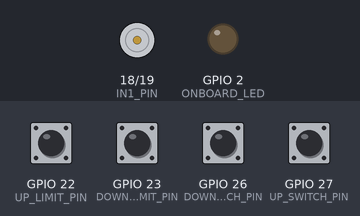
Recording of a sketch running on a simulated ESP32. On the bench: motor-driver pin pairs drawn as motors (green arrow = first pin HIGH = forward, orange = second pin HIGH = backward, longer = more drive, scaled by the enable pin), output pins drawn as LEDs (lit = HIGH). Inputs (shaded band) come from the test bench; at power-on: GPIO 22 (UP_LIMIT_PIN), GPIO 23 (DOWN_LIMIT_PIN), GPIO 26 (DOWN_SWITCH_PIN), GPIO 27 (UP_SWITCH_PIN) HIGH. WiFi joins after 1.5 s; servers stay silent unless stated; what the sketch prints to the serial monitor is not drawn.

Above: at 2.7 s.
2.8 s: GPIO 26 (DOWN_SWITCH_PIN) pulled LOW for 1 s
At 2.95 s:
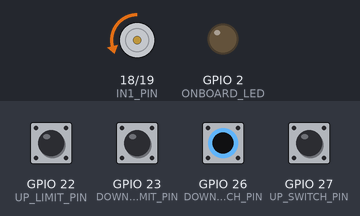
5.3 s: GPIO 27 (UP_SWITCH_PIN) pulled LOW for 0.15 s
At 6.6 s:
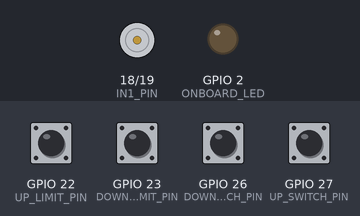
6.9 s: GPIO 27 (UP_SWITCH_PIN) pulled LOW for 1 s
At 7.05 s:
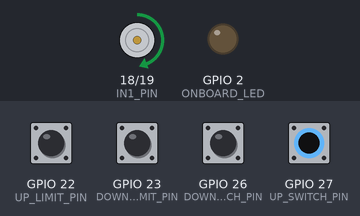
9.4 s: GPIO 26 (DOWN_SWITCH_PIN) pulled LOW for 0.15 s
Timing chart, 0 to 12.4 s (numbered marks = the images above; inputs shaded):
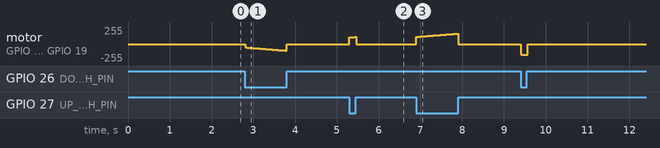

Measured:
- after the input at 5.3 s, motor on GPIO 18 (IN1_PIN) / GPIO 19 (IN2_PIN): rises from stopped to forward 107/255 in 0.14 s, then falls to stopped in 0.02 s
- after the input at 6.9 s, motor on GPIO 18 (IN1_PIN) / GPIO 19 (IN2_PIN): rises from stopped to forward 156/255 in 0.98 s, then falls to stopped in 0.02 s

The sketch:

ScissorLifterFinalCodeESp32LocalWiFisketch_may8a.ino
```cpp
#include <WiFi.h>
#include <WebServer.h>
#include <WebSocketsServer.h>
#include <ArduinoJson.h>

const char *ssid = "IoT Scissor Lifter";  // Name of the Access Point
const char *password = "8860055120";      // Password for the Access Point

WebServer server(80);
WebSocketsServer webSocket = WebSocketsServer(81);  // WebSocket server on port 81

#define ENA_PIN 5           // PWM pin for motor speed control
#define IN1_PIN 18          // Motor direction control pin 1
#define IN2_PIN 19          // Motor direction control pin 2
#define UP_LIMIT_PIN 22     // Up limit switch pin
#define DOWN_LIMIT_PIN 23   // Down limit switch pin
#define UP_SWITCH_PIN 27    // Up switch pin
#define DOWN_SWITCH_PIN 26  // Down switch pin
#define RAMP_INTERVAL 20    // Time interval between speed increments (in milliseconds)
#define ONBOARD_LED 2       // Onboard LED pin

int speed = 190;             // Variable to store the motor speed
int direction;               // Variable to store the motor direction (0 - stop, 1 - up, 2 - down)
int currentSpeed = 50;       // Variable to store the current motor speed
bool upLimitSwitchStatus;    // Variable to indicate up limit switch state
bool downLimitSwitchStatus;  // Variable to indicate down limit switch state

void handleRoot() {
  Serial.println("Handling Root Request");
  server.send(200, "text/html", R"=====(
<!DOCTYPE html>
<html>
<head>
  <title>FuturisticIOx +918860055120 Wifi Controlled Hydraulic Scissor Lifter</title>
  <meta name="viewport" content="width=device-width, initial-scale=1">
  <style>
    body {
      font-family: Arial, sans-serif;
      background-color: #f0f0f0;
      margin: 0;
      padding: 0;
    }

    .container {
      text-align: center;
      margin-top: 20px;
      background-color: #ffffff;
      border-radius: 10px;
      box-shadow: 0 0 10px rgba(0, 0, 0, 0.1);
      padding: 20px;
      max-width: 400px;
      margin: 0 auto;
    }

    h1 {
      font-size: 24px;
      color: #333333;
    }

    .button-selected {
      background-color: red !important; /* Change button color to red */
    }

    button {
      margin: 10px;
      padding: 15px 30px;
      font-size: 18px;
      background-color: #4CAF50;
      color: white;
      border: none;
      border-radius: 5px;
      cursor: pointer;
    }

    button:hover {
      background-color: #45a049;
    }

    input[type="range"] {
      width: 80%;
      margin-top: 10px;
      -webkit-appearance: none;
      appearance: none;
      background: #d3d3d3;
      height: 15px;
      border-radius: 5px;
      outline: none;
      opacity: 0.7;
      -webkit-transition: .2s;
      transition: opacity .2s;
    }

    input[type="range"]:hover {
      opacity: 1;
    }

    input[type="range"]::-webkit-slider-thumb {
      -webkit-appearance: none;
      appearance: none;
      width: 25px;
      height: 25px;
      border-radius: 50%;
      background: red;
      cursor: pointer;
    }

    input[type="range"]::-moz-range-thumb {
      width: 25px;
      height: 25px;
      border-radius: 50%;
      background: green;
      cursor: pointer;
    }

    .led {
      width: 40px;
      height: 40px;
      border-radius: 50%;
      display: inline-block;
      margin: 10px;
      background-color: blue; /* Default color */
    }

    .led.on {
      background-color: red;
    }

    #status {
      font-size: 18px;
      margin-top: 20px;
    }
  </style>
</head>
<body>
  <div class="container">
    <h1>FuturisticIOx +918860055120 Wifi Controlled Hydraulic Scissor Lifter</h1>
    <div>
      <div id="upLimitSwitch" class="led"></div>Up
      <span>&nbsp;&nbsp;&nbsp;&nbsp;&nbsp;&nbsp;&nbsp;&nbsp;&nbsp;&nbsp;&nbsp; Limit Switch &nbsp;&nbsp;&nbsp;&nbsp;&nbsp;&nbsp;&nbsp;&nbsp;&nbsp;&nbsp;&nbsp;</span>
      Dn<div id="downLimitSwitch" class="led"></div>

    </div>
    <br>
    <button id="upButton" onclick="selectButton('upButton'); moveUp()">Up</button>
    <button id="stopButton" onclick="selectButton('stopButton'); stop()">Stop</button>
    <button id="downButton" onclick="selectButton('downButton'); moveDown()">Down</button>
    <br><br>
    <label for="speed">Speed:</label>
    <input type="range" id="speed" min="50" max="255" value="200" onchange="changeSpeed(this.value)">
    <div id="status"></div>
  </div>

  <script>
    var socket = new WebSocket('ws://' + window.location.hostname + ':81/');
    var selectedButton = null;

    socket.onopen = function(event) {
      console.log('WebSocket connected');
    };

    socket.onerror = function(error) {
      console.error('WebSocket error: ', error);
    };

    socket.onmessage = function(event) {
      var data = JSON.parse(event.data);
      document.getElementById("status").innerText = data.message;
      document.getElementById("speed").value = data.speed;
      document.getElementById("upLimitSwitch").className = data.upLimitStatus ? "led on" : "led off";
      document.getElementById("downLimitSwitch").className = data.downLimitStatus ? "led on" : "led off";
    };

    function changeSpeed(value) {
      sendData({ speed: value });
    }

    function selectButton(buttonId) {
      var buttons = document.querySelectorAll('button');
      buttons.forEach(function(btn) {
        if (btn.id === buttonId) {
          btn.classList.add('button-selected');
          selectedButton = buttonId;
        } else {
          btn.classList.remove('button-selected');
        }
      });
    }

    function moveUp() {
      sendData({ direction: 1 });
    }

    function moveDown() {
      sendData({ direction: 2 });
    }

    function stop() {
      sendData({ direction: 0 });
    }

    function sendData(data) {
      if (selectedButton) {
        socket.send(JSON.stringify(data));
      } else {
        alert('Please select a button.');
      }
    }
  </script>
</body>
</html>
)=====");
}

void handleUpdate() {
  Serial.println("Handling Update Request");
  StaticJsonDocument<200> doc;
  deserializeJson(doc, server.arg("plain"));

  int newSpeed = doc["speed"];
  direction = doc["direction"];

  if (newSpeed == 0) {
    // Handle speed command
  } else {
    speed = newSpeed;
    currentSpeed = 50;  // Reset current speed
  }

  // Prepare response JSON
  DynamicJsonDocument responseDoc(200);
  responseDoc["message"] = "Received data successfully";
  responseDoc["speed"] = speed;
  responseDoc["upLimitStatus"] = upLimitSwitchStatus;
  responseDoc["downLimitStatus"] = downLimitSwitchStatus;

  // Serialize response JSON and send it back via WebSocket
  String response;
  serializeJson(responseDoc, response);
  webSocket.broadcastTXT(response);
}

void onWebSocketEvent(uint8_t num, WStype_t type, uint8_t *payload, size_t length) {
  switch (type) {
    case WStype_TEXT:
      {
        // Parse incoming JSON data
        StaticJsonDocument<200> doc;
        deserializeJson(doc, payload);

        int newSpeed = doc["speed"];
        direction = doc["direction"];

        if (newSpeed == 0) {
          // Handle speed command
        } else {
          speed = newSpeed;
          currentSpeed = 50;  // Reset current speed
        }

        // Prepare response JSON
        DynamicJsonDocument responseDoc(200);
        responseDoc["message"] = "Received data successfully";
        responseDoc["speed"] = speed;
        responseDoc["upLimitStatus"] = upLimitSwitchStatus;
        responseDoc["downLimitStatus"] = downLimitSwitchStatus;

        // Serialize response JSON and send it back via WebSocket
        String response;
        serializeJson(responseDoc, response);
        webSocket.sendTXT(num, response);
      }
      break;
  }
}

void setup() {
  Serial.begin(115200);
  delay(1500);

  pinMode(ONBOARD_LED, OUTPUT);  // Set onboard LED pin as output

  pinMode(ENA_PIN, OUTPUT);
  pinMode(IN1_PIN, OUTPUT);
  pinMode(IN2_PIN, OUTPUT);
  pinMode(UP_LIMIT_PIN, INPUT_PULLUP);     // Set up limit switch pin as input with pull-up resistor
  pinMode(DOWN_LIMIT_PIN, INPUT_PULLUP);   // Set down limit switch pin as input with pull-up resistor
  pinMode(UP_SWITCH_PIN, INPUT_PULLUP);    // Set up switch pin as input with pull-up resistor
  pinMode(DOWN_SWITCH_PIN, INPUT_PULLUP);  // Set down switch pin as input with pull-up resistor


  //Wifi STA mode
  // WiFi.begin(ssid, password);
  // while (WiFi.status() != WL_CONNECTED) {
  //   delay(1000);
  //   Serial.println("Connecting to WiFi...");
  // }
  // Serial.println("Connected to WiFi");

  // Serial.print("IP address: ");
  // Serial.println(WiFi.localIP());  // Print IP address

  // Set up Access Point
  WiFi.softAP(ssid, password);

  Serial.println("Access Point started");
  Serial.print("IP Address: ");
  Serial.println(WiFi.softAPIP());

  // Initialize WebSocket server
  webSocket.begin();
  webSocket.onEvent(onWebSocketEvent);

  server.on("/", handleRoot);
  server.on("/update", handleUpdate);
  server.begin();
}

void loop() {
  server.handleClient();
  webSocket.loop();  // Handling WebSocket events

  // Check and update the status of limit switches
  bool upLimitSwitchStatusNew = digitalRead(UP_LIMIT_PIN) == LOW;
  bool downLimitSwitchStatusNew = digitalRead(DOWN_LIMIT_PIN) == LOW;

  if (upLimitSwitchStatus != upLimitSwitchStatusNew || downLimitSwitchStatus != downLimitSwitchStatusNew) {
    // Update the status if there's a change
    upLimitSwitchStatus = upLimitSwitchStatusNew;
    downLimitSwitchStatus = downLimitSwitchStatusNew;

    // Prepare response JSON
    DynamicJsonDocument responseDoc(200);
    responseDoc["message"] = "Limit switch status updated";
    responseDoc["speed"] = speed;
    responseDoc["upLimitStatus"] = upLimitSwitchStatus;
    responseDoc["downLimitStatus"] = downLimitSwitchStatus;

    // Serialize response JSON and send it back via WebSocket
    String response;
    serializeJson(responseDoc, response);
    webSocket.broadcastTXT(response);
  }


  // Control motor based on direction and limit switch states
  if ((direction == 1 && digitalRead(UP_LIMIT_PIN) == LOW) || (digitalRead(UP_SWITCH_PIN) == LOW && digitalRead(UP_LIMIT_PIN) == LOW)) {
    stopMotor();  // Stop motor if up limit switch is triggered
  } else if ((direction == 2 && digitalRead(DOWN_LIMIT_PIN) == LOW) || (digitalRead(DOWN_SWITCH_PIN) == LOW && digitalRead(DOWN_LIMIT_PIN) == LOW)) {
    stopMotor();  // Stop motor if down limit switch is triggered
  } else {
    if (direction == 1) {
      moveUp();
    } else if (direction == 2) {
      moveDown();
    } else {
      if (digitalRead(UP_SWITCH_PIN) == LOW && direction == 0) {
        moveUp();
      } else if (digitalRead(DOWN_SWITCH_PIN) == LOW && direction == 0) {
        moveDown();
      } else if (digitalRead(UP_SWITCH_PIN) != LOW || digitalRead(DOWN_SWITCH_PIN) != LOW && direction == 0) {
        stopMotor();
      }
    }
  }
}


void moveUp() {
  digitalWrite(IN1_PIN, HIGH);
  digitalWrite(IN2_PIN, LOW);
  increaseSpeed();
}

void moveDown() {
  digitalWrite(IN1_PIN, LOW);
  digitalWrite(IN2_PIN, HIGH);
  increaseSpeed();
}

void stopMotor() {
  digitalWrite(IN1_PIN, LOW);
  digitalWrite(IN2_PIN, LOW);
}

void increaseSpeed() {
  if (currentSpeed < speed) {
    currentSpeed++;
    analogWrite(ENA_PIN, currentSpeed);
    delay(RAMP_INTERVAL);
  }
}
```
